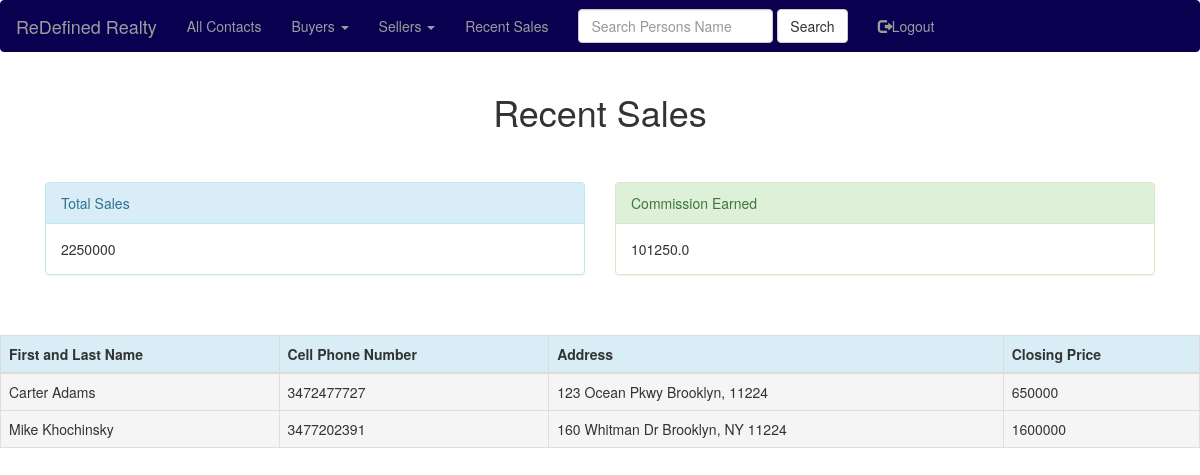
Screenshot of /recentsales (signed in) with the database file from the repository.
### app/models.py (models this page shows)
class ClosedDeals(db.Model):
    id = db.Column(db.Integer, primary_key=True)
    first_name=db.Column(db.String(20))
    last_name=db.Column(db.String(20))
    phone_cell=db.Column(db.Integer)
    ptype=db.Column(db.String(6))
    house_number=db.Column(db.String(140))
    street_name=db.Column(db.String(140))
    city_name=db.Column(db.String(140))
    state_name=db.Column(db.String(140))
    zip_code=db.Column(db.String(140))
    price=db.Column(db.Integer)
    user_account_pk=db.Column(db.Integer, db.ForeignKey('user.id'))

### app/routes.py (the view)
@app.route('/recentsales', methods=['GET'])
@login_required
def recentsales():
    all_closed_deals = view_closed_deals(current_user)
    tot_sales = 0
    for everyone in all_closed_deals:
        tot_sales = tot_sales + everyone.price
    tot_comm = tot_sales * 0.045
    return render_template('recentsales.html', title = 'Recent Sales', deals=all_closed_deals, total_s=tot_sales, commission = tot_comm)

### app/models.py (called while the page is built)
@login.user_loader
def load_user(id):
    return User.query.get(int(id))

### app/queryfunc.py (called while the page is built)
def view_closed_deals(current_user):
    currentuser = User.query.filter_by(username=current_user.username).first()
    user_account_pk = currentuser.id
    all_closed = ClosedDeals.query.filter_by(user_account_pk=user_account_pk).all()
    return all_closed

### app/templates/recentsales.html (shortened to what this page needs)
{% extends "base.html" %}
{% import 'bootstrap/wtf.html' as wtf %}
{% block app_content %}
    <center><h1>Recent Sales</h1></center>
<div class="col-sm-6">
    <div class="panel panel-info">
        <div class="panel-heading">Total Sales</div>
            <div class="panel-body">{{ total_s }}</div>
        </div>
    </div>
    <div class="col-md-6">
        <div class="panel panel-success">
            <div class="panel-heading">Commission Earned</div>
            <div class="panel-body">{{ commission }}</div>
        </div>
    </div>
</div>
    <div class="table-responsive">
        <table class="table table-bordered">
            <thead>
                <tr class="info">
                    <th>First and Last Name</th>
                    <th>Cell Phone Number</th>
                    <th>Address</th>
                    <th>Closing Price</th>
                </tr>
            </thead>
            {% for everyone in deals %}
            <TR>
                <TD class="active">{{ everyone.first_name }}  {{ everyone.last_name }}</a></TD>
                <TD class="active">{{ everyone.phone_cell }}</TD>
                <TD class="active">{{ everyone.house_number }} {{ everyone.street_name }} {{ everyone.city_name }}, {{ everyone.state_name }} {{ everyone.zip_code }}</TD>
                <TD class="active">{{ everyone.price }}</TD>
            </TR>
            {% endfor %}
        </table>
    </div>
{% endblock %}

### rows the page displays
ClosedDeals: first_name "Carter", last_name "Adams", phone_cell "3472477727", house_number "123", street_name "Ocean Pkwy", city_name "Brooklyn", zip_code "11224", price "650000"
ClosedDeals: first_name "Mike", last_name "Khochinsky", phone_cell "3477202391", house_number "160", street_name "Whitman Dr", city_name "Brooklyn", state_name "NY", zip_code "11224", price "1600000"

### other values shown
{{ total_s }} "2250000"
{{ commission }} "101250.0"
